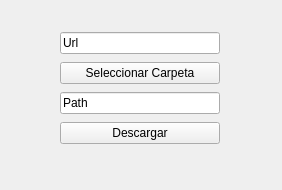
<?xml version="1.0" encoding="UTF-8"?>
<ui version="4.0">
 <class>Ventana</class>
 <widget class="QWidget" name="Ventana">
  <property name="geometry">
   <rect>
    <x>0</x>
    <y>0</y>
    <width>282</width>
    <height>190</height>
   </rect>
  </property>
  <property name="windowTitle">
   <string>Ventana</string>
  </property>
  <widget class="QWidget" name="verticalLayoutWidget">
   <property name="geometry">
    <rect>
     <x>60</x>
     <y>30</y>
     <width>160</width>
     <height>116</height>
    </rect>
   </property>
   <layout class="QVBoxLayout" name="verticalLayout">
    <item>
     <widget class="QLineEdit" name="urlInput">
      <property name="text">
       <string>Url</string>
      </property>
     </widget>
    </item>
    <item>
     <widget class="QPushButton" name="browseButton">
      <property name="text">
       <string>Seleccionar Carpeta</string>
      </property>
     </widget>
    </item>
    <item>
     <widget class="QLineEdit" name="pathInput">
      <property name="text">
       <string>Path</string>
      </property>
     </widget>
    </item>
    <item>
     <widget class="QPushButton" name="downloadButton">
      <property name="text">
       <string>Descargar</string>
      </property>
     </widget>
    </item>
   </layout>
  </widget>
 </widget>
 <resources/>
 <connections/>
</ui>
